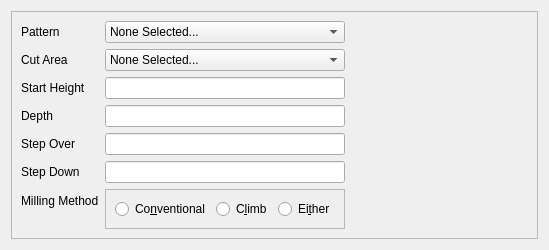
     <widget class="QWidget" name="page_3">
      <layout class="QHBoxLayout" name="horizontalLayout_8">
       <item>
        <widget class="QFrame" name="frame_23">
         <property name="frameShape">
          <enum>QFrame::StyledPanel</enum>
         </property>
         <property name="frameShadow">
          <enum>QFrame::Raised</enum>
         </property>
         <layout class="QHBoxLayout" name="horizontalLayout_11">
          <item>
           <layout class="QFormLayout" name="formLayout_2">
            <item row="0" column="0">
             <widget class="QLabel" name="facePatternL">
              <property name="text">
               <string>Pattern</string>
              </property>
             </widget>
            </item>
            <item row="0" column="1">
             <widget class="QComboBox" name="facePatternCB">
              <property name="sizePolicy">
               <sizepolicy hsizetype="Expanding" vsizetype="Fixed">
                <horstretch>0</horstretch>
                <verstretch>0</verstretch>
               </sizepolicy>
              </property>
              <property name="toolTip">
               <string>Select the pattern for this facing operation.</string>
              </property>
              <item>
               <property name="text">
                <string>None Selected...</string>
               </property>
              </item>
              <item>
               <property name="text">
                <string>Perimeter then Zig-Zag</string>
               </property>
              </item>
              <item>
               <property name="text">
                <string>Perimeter then Along X</string>
               </property>
              </item>
              <item>
               <property name="text">
                <string>Perimeter then Along Y</string>
               </property>
              </item>
              <item>
               <property name="text">
                <string>Zig Zag</string>
               </property>
              </item>
              <item>
               <property name="text">
                <string>Along X</string>
               </property>
              </item>
              <item>
               <property name="text">
                <string>Along Y</string>
               </property>
              </item>
              <item>
               <property name="text">
                <string>Circular</string>
               </property>
              </item>
             </widget>
            </item>
            <item row="1" column="0">
             <widget class="QLabel" name="faceCutAreaL">
              <property name="text">
               <string>Cut Area</string>
              </property>
             </widget>
            </item>
            <item row="1" column="1">
             <widget class="QComboBox" name="faceCutAreaCB">
              <property name="toolTip">
               <string>Select the object that will define
the area to be faced. The horizontal slice
at the value in the &quot;Depth&quot; field
from the object selected defines
the shape of the facing operation.</string>
              </property>
              <item>
               <property name="text">
                <string>None Selected...</string>
               </property>
              </item>
             </widget>
            </item>
            <item row="3" column="0">
             <widget class="QLabel" name="faceDepthL">
              <property name="text">
               <string>Depth</string>
              </property>
             </widget>
            </item>
            <item row="3" column="1">
             <widget class="QLineEdit" name="faceDepthE">
              <property name="sizePolicy">
               <sizepolicy hsizetype="Preferred" vsizetype="Fixed">
                <horstretch>0</horstretch>
                <verstretch>0</verstretch>
               </sizepolicy>
              </property>
              <property name="toolTip">
               <string>Depth below the origin to where
the facing operation will cut.</string>
              </property>
             </widget>
            </item>
            <item row="4" column="0">
             <widget class="QLabel" name="faceStepOverL">
              <property name="text">
               <string>Step Over</string>
              </property>
             </widget>
            </item>
            <item row="4" column="1">
             <widget class="QLineEdit" name="faceStepOverE">
              <property name="toolTip">
               <string>The distance that the spindle will step
horizontally as it clears the cutting area. </string>
              </property>
             </widget>
            </item>
            <item row="5" column="0">
             <widget class="QLabel" name="faceStepDownL">
              <property name="text">
               <string>Step Down</string>
              </property>
             </widget>
            </item>
            <item row="5" column="1">
             <widget class="QLineEdit" name="faceStepDownE">
              <property name="toolTip">
               <string>The distance that the spindle will
step down. The final step down will
be at the value defined in &quot;Depth&quot;.</string>
              </property>
             </widget>
            </item>
            <item row="2" column="0">
             <widget class="QLabel" name="faceStartHeightL">
              <property name="text">
               <string>Start Height</string>
              </property>
             </widget>
            </item>
            <item row="2" column="1">
             <widget class="QLineEdit" name="faceStartHeightE">
              <property name="toolTip">
               <string>Height above the origin where
the facing operation will begin.</string>
              </property>
             </widget>
            </item>
            <item row="6" column="0">
             <widget class="QLabel" name="faceMillingMethodL">
              <property name="text">
               <string>Milling Method</string>
              </property>
             </widget>
            </item>
            <item row="6" column="1">
             <widget class="QFrame" name="frame_21">
              <property name="frameShape">
               <enum>QFrame::StyledPanel</enum>
              </property>
              <property name="frameShadow">
               <enum>QFrame::Raised</enum>
              </property>
              <layout class="QHBoxLayout" name="horizontalLayout_13">
               <item>
                <widget class="QRadioButton" name="faceConventionalRB">
                 <property name="toolTip">
                  <string>Conventional means that the front cutting edge
of the bit turns away from the edge being
cut.</string>
                 </property>
                 <property name="text">
                  <string>Co&amp;nventional</string>
                 </property>
                </widget>
               </item>
               <item>
                <widget class="QRadioButton" name="faceClimbRB">
                 <property name="toolTip">
                  <string>Climb means that the front cutting edge
of the bit turns into the edge being
cut.</string>
                 </property>
                 <property name="text">
                  <string>C&amp;limb</string>
                 </property>
                </widget>
               </item>
               <item>
                <widget class="QRadioButton" name="faceEitherRB">
                 <property name="toolTip">
                  <string>The milling method is chosen by the system.</string>
                 </property>
                 <property name="text">
                  <string>Ei&amp;ther</string>
                 </property>
                </widget>
               </item>
              </layout>
             </widget>
            </item>
           </layout>
          </item>
          <item>
           <spacer name="horizontalSpacer_4">
            <property name="orientation">
             <enum>Qt::Horizontal</enum>
            </property>
            <property name="sizeHint" stdset="0">
             <size>
              <width>40</width>
              <height>20</height>
             </size>
            </property>
           </spacer>
          </item>
          <item>
           <spacer name="horizontalSpacer_3">
            <property name="orientation">
             <enum>Qt::Horizontal</enum>
            </property>
            <property name="sizeHint" stdset="0">
             <size>
              <width>143</width>
              <height>20</height>
             </size>
            </property>
           </spacer>
          </item>
         </layout>
        </widget>
       </item>
      </layout>
     </widget>
